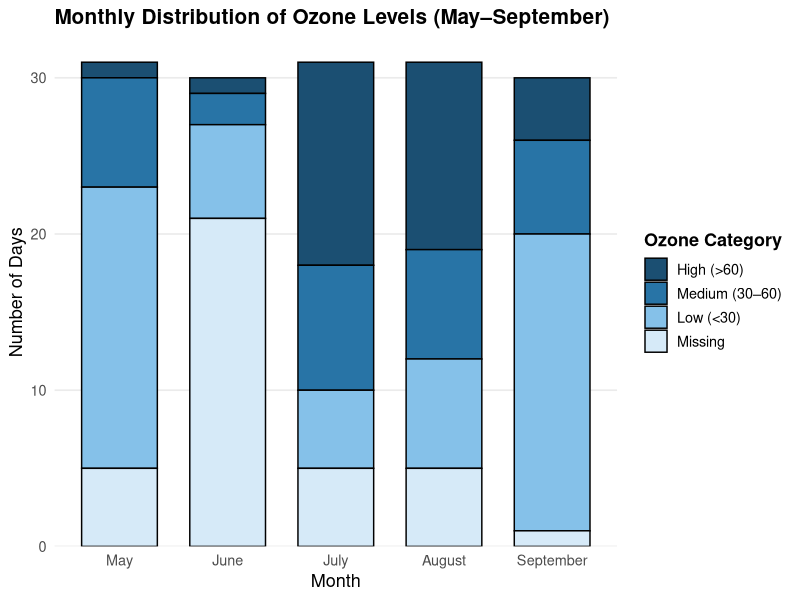
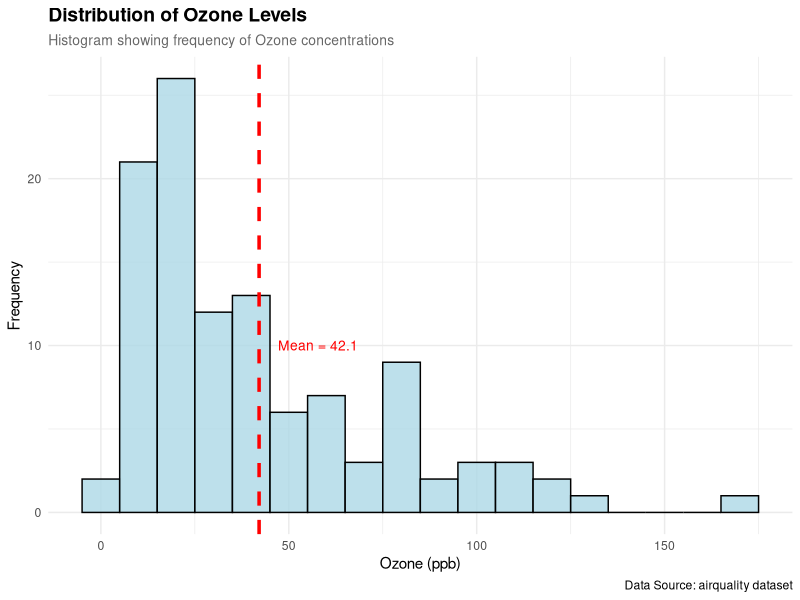
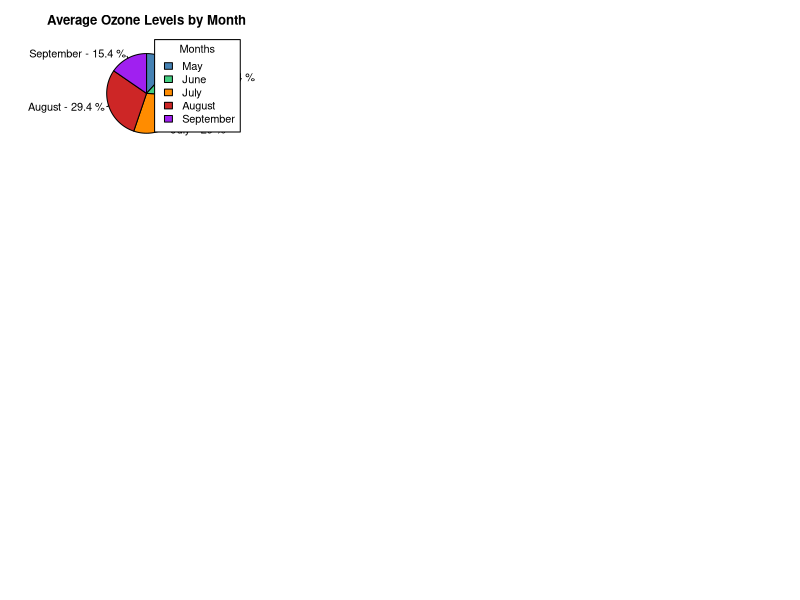
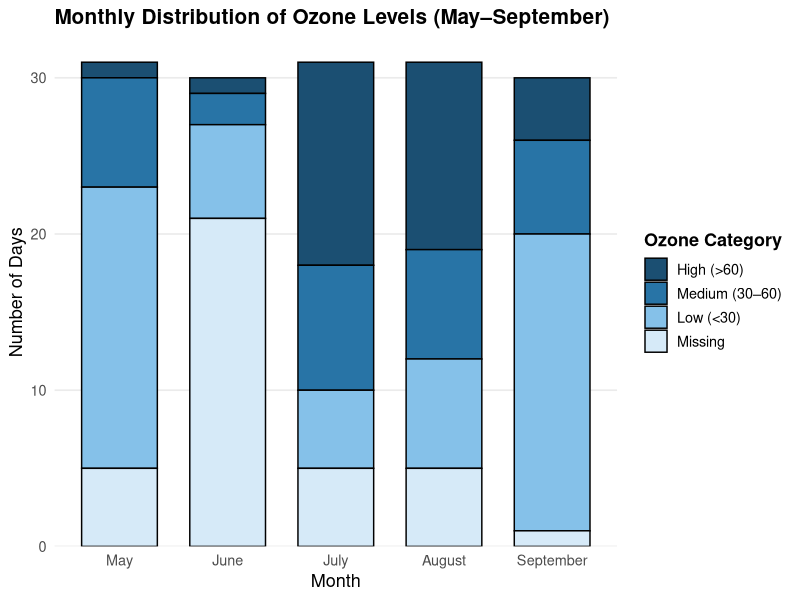
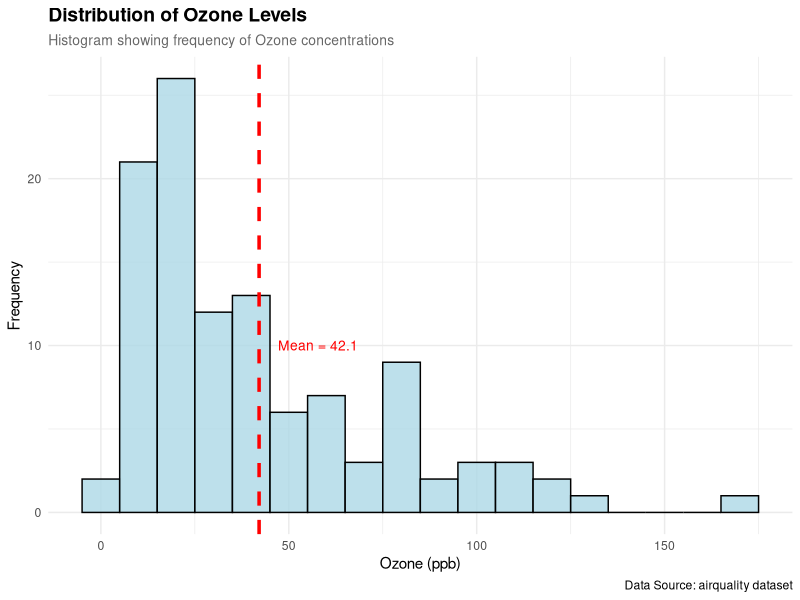
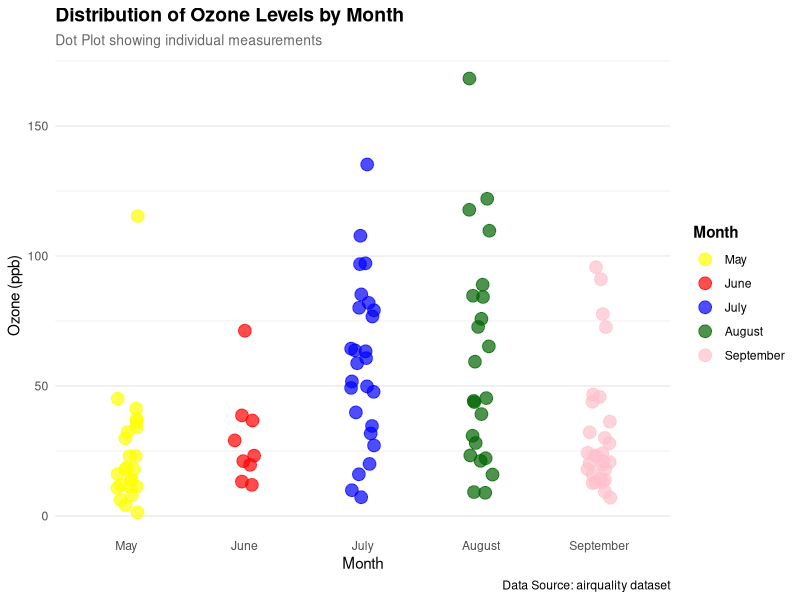
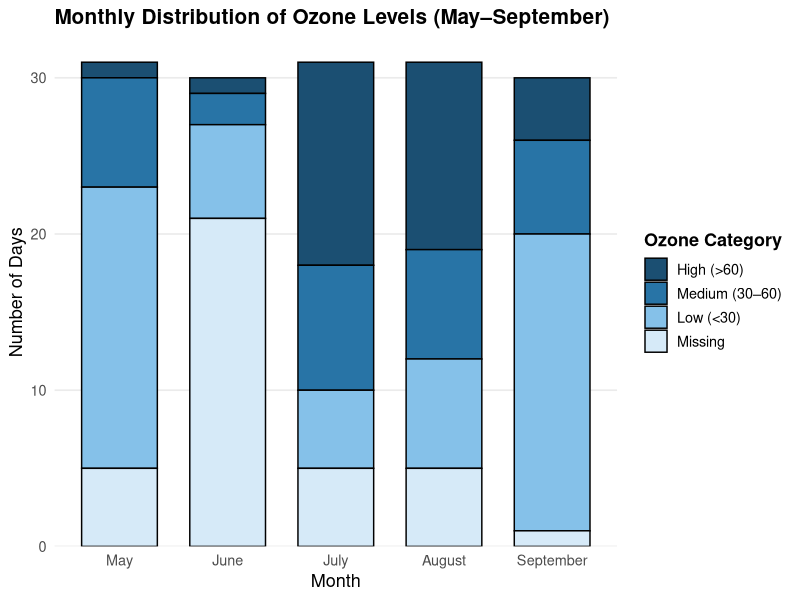
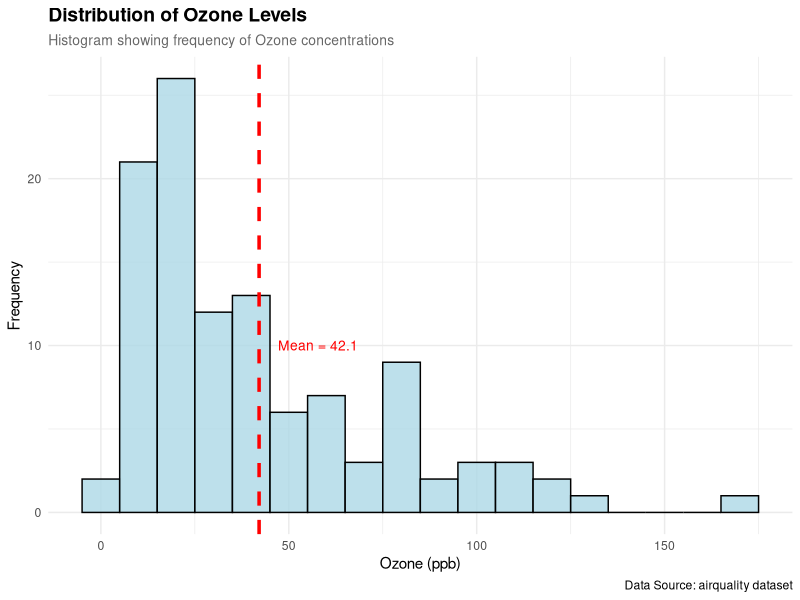

These charts were generated, in order, by the following R code:
# ====================================================================
# lab10_Data_Dynamo-s.R
# Collaborative R Visualization Project
# Dataset: airquality 
# Team Members:
# Esha Kambli 2301 - Pie Chart
# Deversh Shetgaonkar 2302 - Box Plot
# Sahil Gaonkar 2305 - Stacked Bar Chart
# Prabhanjan Halvegar 2306 - Line Chart
# Atharv Gawas 2313 - Dot Chart
# Aarchi Teli 2318 - Histogram
# Sarvadhnya Patil 2321 - Bar Chart
# Harsh Palyekar 2329 - Scatter Chart
# ====================================================================

# ====================================================================
# SECTION 0: SHARED SETUP (DO NOT MODIFY)
# ====================================================================
# Load dataset
data(airquality)

# Shared data preparation
air_data <- na.omit(airquality)
air_data$Month <- factor(air_data$Month,
                         levels = c(5, 6, 7, 8, 9),
                         labels = c("May", "June", "July", "August", "September"))

# Shared color palette
month_colors <- c("steelblue", "seagreen3", "darkorange", "firebrick3", "purple")

# ====================================================================
# SECTION 1: PIE CHART - Esha Kambli (2301)
# ====================================================================
plot_pie_chart <- function() {
  # Calculate average Ozone by Month (using shared air_data)
  avg_ozone <- tapply(air_data$Ozone, air_data$Month, mean)

  # Calculate percentage contribution
  percentages <- round(100 * avg_ozone / sum(avg_ozone), 1)

  # Labels for pie slices and legend
  pie_labels <- paste(names(avg_ozone), "-", percentages, "%")
  legend_labels <- names(avg_ozone)

  # Generate pie chart
  pie(
    avg_ozone,
    labels = pie_labels,
    main = "Average Ozone Levels by Month",
    col = month_colors,
    clockwise = TRUE
  )

  # Add legend
  legend(
    "topright",
    legend = legend_labels,
    fill = month_colors,
    title = "Months"
  )
 
  cat("Pie Chart section - Esha Kambli - Complete\n")
}

# ====================================================================
# SECTION 2: BAR CHART - Sarvadhnya Patil (2321)
# ====================================================================
plot_bar_chart <- function() {

# BAR PLOT — by Sarvadhnya (2321)
# Plot: Mean Ozone by Month (airquality dataset)

library(ggplot2)
library(dplyr)

# Load and clean data
data("airquality")
aq <- na.omit(airquality)

ozone_by_month <- aq %>%
  group_by(Month) %>%
  summarise(mean_ozone = mean(Ozone))

ozone_by_month$Month <- factor(ozone_by_month$Month,
                               labels = c("May", "Jun", "Jul", "Aug", "Sep"))

# Create the bar plot
bar_plot <- ggplot(ozone_by_month, aes(x = Month, y = mean_ozone, fill = Month)) +
  geom_bar(stat = "identity") +
  labs(title = "Mean Ozone Levels by Month",
       x = "Month",
       y = "Mean Ozone (ppb)",
       caption = "Data Source: airquality dataset") +
  theme_minimal() +
  theme(legend.position = "none")

# Save plot
if (!dir.exists("images")) dir.create("images")
ggsave("images/barplot_ozone_by_month.png", bar_plot, width = 7, height = 5, dpi = 300)

print("Bar plot created and saved to images/barplot_ozone_by_month.png")
  
  cat("Bar Chart section - Sarvadhnya Patil\n")
}


# ====================================================================
# SECTION 3: LINE CHART - Prabhanjan Halvegar (2306)
# ====================================================================
plot_line_chart <- function() {
  
  
  cat("Line Chart section - Prabhanjan Halvegar\n")
}
#  code ended

# ====================================================================
# SECTION 4: STACKED BAR CHART - Sahil Gaonkar (2305)
# ====================================================================

plot_stacked_bar <- function() {
  # Install & load required packages
  if (!require("ggplot2", quietly = TRUE)) install.packages("ggplot2"); library(ggplot2)
  if (!require("dplyr", quietly = TRUE)) install.packages("dplyr"); library(dplyr)

  # Load dataset
  data("airquality")
  df <- airquality

  # Keep only May–September
  df <- df %>% filter(Month >= 5 & Month <= 9)

  # Convert Month to factor for proper order
  df$Month <- factor(df$Month, levels = 5:9,
                     labels = c("May", "June", "July", "August", "September"))

  # Categorize Ozone levels as factor
  # Reverse the factor order for top-to-bottom stacking
  df <- df %>% mutate(
    Ozone_Level = case_when(
      is.na(Ozone) ~ "Missing",
      Ozone < 30   ~ "Low (<30)",
      Ozone <= 60  ~ "Medium (30–60)",
      TRUE         ~ "High (>60)"
    ),
    Ozone_Level = factor(Ozone_Level,
                         levels = c("High (>60)", "Medium (30–60)", "Low (<30)", "Missing"))
  )

  # Count days per month & ozone category
  stacked_data <- df %>%
    group_by(Month, Ozone_Level) %>%
    summarise(Days = n(), .groups = "drop")

  # Blue gradient colors (light → dark)
  ozone_colors <- c(
    "Missing" = "#D6EAF8",
    "Low (<30)" = "#85C1E9",
    "Medium (30–60)" = "#2874A6",
    "High (>60)" = "#1B4F72"
  ) 
    # Create stacked bar chart
  stacked_plot <- ggplot(stacked_data, aes(x = Month, y = Days, fill = Ozone_Level)) +
    geom_col(color = "black", width = 0.7) +
    scale_fill_manual(values = ozone_colors) +
    labs(title = "Monthly Distribution of Ozone Levels (May–September)",
         x = "Month", y = "Number of Days", fill = "Ozone Category") +
    theme_minimal(base_size = 13) +
    theme(plot.title = element_text(face = "bold", size = 15),
          legend.title = element_text(face = "bold"),
          panel.grid.minor = element_blank(),
          panel.grid.major.x = element_blank()) +
    scale_y_continuous(expand = expansion(mult = c(0, 0.05))) # optional: clean top spacing

  # Display plot
  print(stacked_plot)

  # Save plot as PNG
  if(!dir.exists("images")) dir.create("images")
  ggsave("images/stacked_bar_ozone_may_sep.png", stacked_plot,
         width = 8, height = 5, dpi = 300)

  cat("Stacked Bar Chart - Sahil Gaonkar - Complete\n")
  invisible(stacked_plot)



}
# Run the function
plot_stacked_bar()

# ====================================================================
# SECTION 5: HISTOGRAM - Aarchi Teli (2318)
# ====================================================================
plot_histogram <- function() {
  # Load required libraries (only if not already loaded)
  if (!require("ggplot2", quietly = TRUE)) {
    stop("ggplot2 package required. Please install it with: install.packages('ggplot2')")
  }
  
  # Simple message
  cat("Creating Histogram for Ozone Levels...\n")
  
  # Handle missing values and prepare data
  ozone_data <- na.omit(air_data$Ozone)
  
  # Calculate mean 
  avg_ozone <- mean(ozone_data)
  
  # Create the Histogram using ggplot2
  hist_plot <- ggplot(air_data, aes(x = Ozone)) +
    geom_histogram(
      binwidth = 10,                     # width of bins
      fill = "lightblue", 
      color = "black", 
      alpha = 0.8
    ) +
    geom_vline(aes(xintercept = avg_ozone), 
               color = "red", 
               linetype = "dashed", 
               size = 1.2) +
    labs(
      title = "Distribution of Ozone Levels",
      subtitle = "Histogram showing frequency of Ozone concentrations",
      x = "Ozone (ppb)",
      y = "Frequency",
      caption = "Data Source: airquality dataset"
    ) +
    annotate("text", x = avg_ozone + 5, y = 10, 
             label = paste("Mean =", round(avg_ozone, 1)), 
             color = "red", size = 3.5, hjust = 0) +
    theme_minimal() +
    theme(
      plot.title = element_text(face = "bold", size = 14),
      plot.subtitle = element_text(size = 10, color = "gray40")
    )
  
  # Display the plot
  print(hist_plot)
  
  # Save the histogram image 
  if (!dir.exists("images")) dir.create("images")
  ggsave("images/histogram_ozone.png", hist_plot, width = 8, height = 5, dpi = 300)
  
  cat("Histogram section - Aarchi Teli (2318) - Complete\n")
  
  invisible(hist_plot)
}

plot_histogram()


# ====================================================================
# SECTION 6: DOT CHART - Atharv Gawas (2313)
# ====================================================================
plot_dot_chart <- function() {
  # Load required libraries (only if not already loaded)
  if (!require("ggplot2", quietly = TRUE)) {
    stop("ggplot2 package required. Please install it with: install.packages('ggplot2')")
  }
  if (!require("dplyr", quietly = TRUE)) {
    stop("dplyr package required. Please install it with: install.packages('dplyr')")
  }
  
  # Prepare data: Get all ozone readings by month
  ozone_data <- air_data %>%
    select(Month, Ozone) %>%
    mutate(Month = factor(Month, levels = c("May", "June", "July", "August", "September")))
  
  # Create the dot plot with multiple points per month
  dot_plot <- ggplot(ozone_data, aes(x = Month, y = Ozone, color = Month)) +
    geom_point(size = 4, alpha = 0.7, position = position_jitter(width = 0.1, seed = 42)) +
    labs(title = "Distribution of Ozone Levels by Month",
         subtitle = "Dot Plot showing individual measurements",
         x = "Month",
         y = "Ozone (ppb)",
         color = "Month",
         caption = "Data Source: airquality dataset") +
    scale_color_manual(values = c("May" = "yellow", 
                                  "June" = "red", 
                                  "July" = "blue", 
                                  "August" = "darkgreen", 
                                  "September" = "pink")) +
    theme_minimal() +
    theme(plot.title = element_text(face = "bold", size = 14),
          plot.subtitle = element_text(size = 10, color = "gray40"),
          legend.position = "right",
          legend.title = element_text(face = "bold"),
          panel.grid.major.x = element_blank())
  
  # Display the plot
  print(dot_plot)
  
  # Save plot (optional - only saves when function is called individually)
  if (!dir.exists("images")) dir.create("images")
  ggsave("images/dotplot_ozone_by_month.png", dot_plot, width = 8, height = 5, dpi = 300)
  
  cat("Dot Chart section - Atharv Gawas (2313) - Complete\n")
  
  # Return the plot object invisibly for potential further use
  invisible(dot_plot)
}

# ====================================================================
# SECTION 7: SCATTER CHART - Harsh Palyekar (2329)
# ====================================================================
plot_scatter_chart <- function() {

  
  cat("Scatter Chart section - Harsh Palyekar\n")
}

# ====================================================================
# SECTION 8: BOX PLOT - Deversh Shetgaonkar (2302)
# ====================================================================
plot_box_plot <- function() {

  
  cat("Box Plot section - Deversh Shetgaonkar\n")
}

# ====================================================================
# MAIN EXECUTION: Run all plots
# ====================================================================
# Set up multi-panel layout for viewing all plots
par(mfrow = c(3, 3), mar = c(4, 4, 3, 2))

# Execute each plot function
plot_pie_chart()
plot_bar_chart()
plot_line_chart()
plot_stacked_bar()
plot_histogram()
plot_dot_chart()
plot_scatter_chart()
plot_box_plot()

# Reset layout
par(mfrow = c(1, 1))
